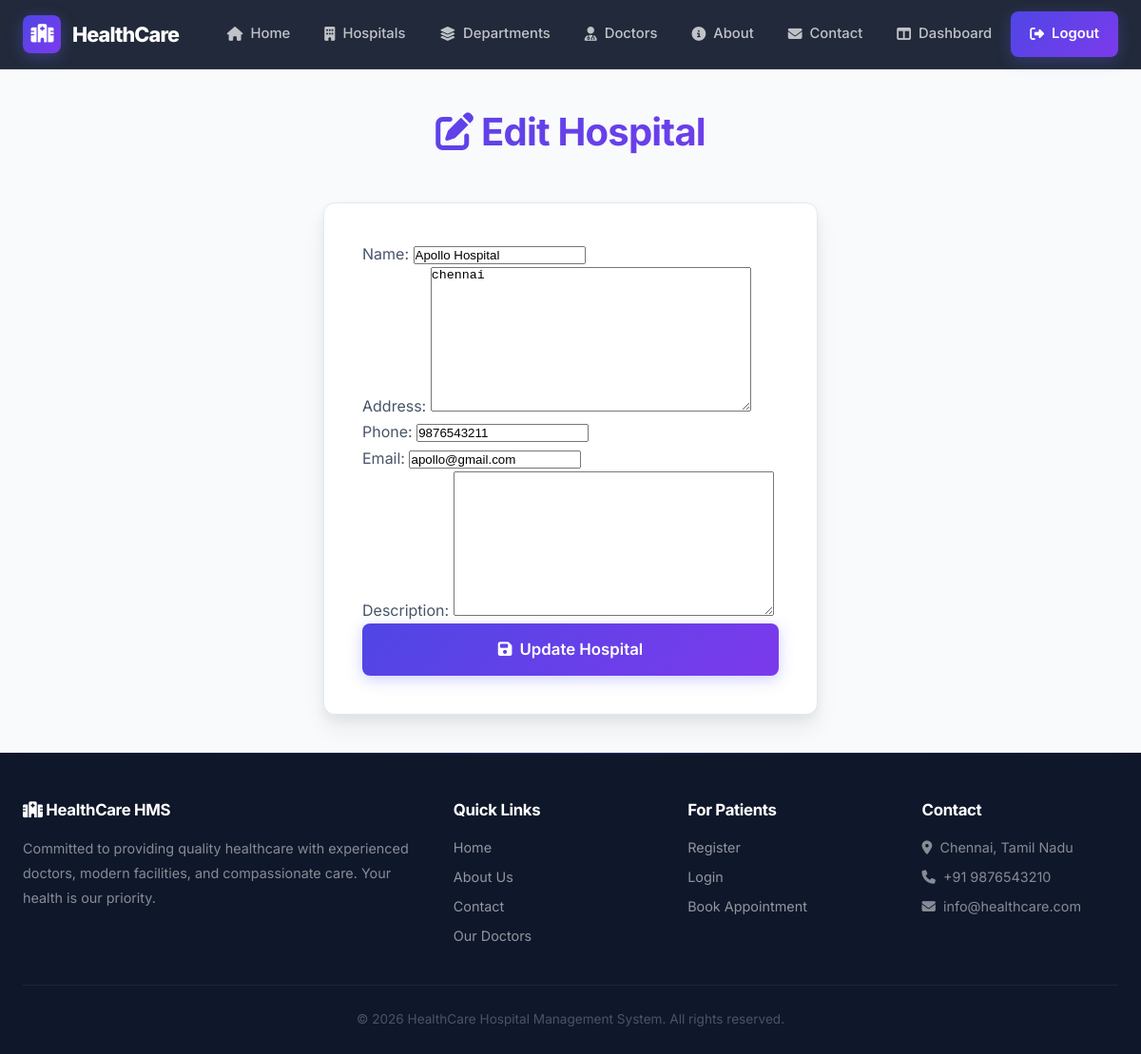
Page /dashboard/hospital/5/edit/ (signed in) on the committed database.
### hospital/models.py (models this page shows, shortened)
class Hospital(models.Model):
    name = models.CharField(max_length=200)
    address = models.TextField()
    phone = models.CharField(max_length=15)
    email = models.EmailField()
    logo = models.ImageField(upload_to="hospital_logos/", blank=True, null=True)
    description = models.TextField(blank=True)

### dashboard/views.py (the view)
# urls.py: path("hospital/<int:pk>/edit/", views.edit_hospital, name="edit_hospital"),
@login_required
def edit_hospital(request, pk):
    hospital = get_object_or_404(Hospital, pk=pk)
    if request.method == "POST":
        form = HospitalForm(request.POST, instance=hospital)
        if form.is_valid():
            form.save()
            messages.success(request, "Hospital updated successfully.")
            return redirect("admin_hospital_list")
    else:
        form = HospitalForm(instance=hospital)
    return render(request, "dashboard/add_hospital.html", {"form": form, "editing": True})

### dashboard/forms.py
class HospitalForm(forms.ModelForm):
    class Meta:
        model = Hospital
        fields = ["name", "address", "phone", "email", "description"]

### dashboard/templates/dashboard/add_hospital.html (shortened to what this page needs)
{% extends 'base.html' %}
{% block content %}
<div class="page-header animate-in">
    <h1><i class="fas fa-{% if editing %}edit{% else %}plus-circle{% endif %}"></i> {% if editing %}Edit Hospital{% else %}Add Hospital{% endif %}</h1>
</div>
<div class="form-card animate-in animate-in-1">
    <form method="POST">
        {{ form.as_p }}
        <button type="submit" class="btn btn-primary btn-block btn-lg">
            <i class="fas fa-save"></i> {% if editing %}Update Hospital{% else %}Save Hospital{% endif %}
        </button>
    </form>
</div>
{% endblock %}

### rows in the picture
Hospital: name "Apollo Hospital", address "chennai", phone "9876543211", email "apollo@gmail.com"
